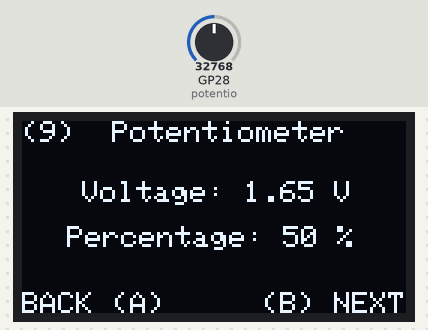
Recording of a program running on a simulated Raspberry Pi Pico running CircuitPython. Parts: 128×64 one-colour display. The test bench sets the inputs (shaded band); at power-on: GP28 (potentio) = 32768 (analog values on the 0–65535 scale).

Above: at 1.2 s.
1.3 s: GP28 (potentio) set to 45874
At 2.8 s:
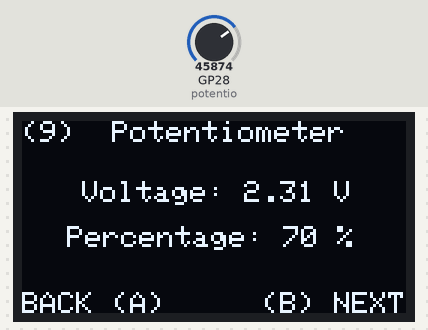
3.1 s: GP28 (potentio) set to 57670
At 4.7 s:
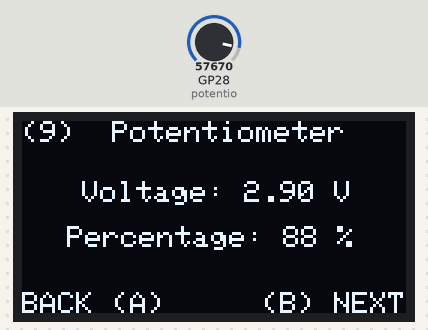
5.1 s: GP28 (potentio) set to 65535
At 6.6 s:
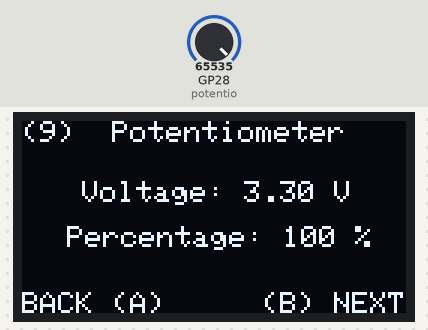
Timing chart, 0 to 8.1 s (numbered marks = the images above; inputs shaded):
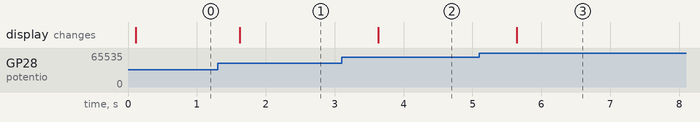

Measured:
- after the input at 1.3 s, the display: changes after 0.32 s (image 1)
- after the input at 3.1 s, the display: changes after 0.53 s (image 2)
- after the input at 5.1 s, the display: changes after 0.54 s (image 3)

The program:

edu_potentiometer.py
```python
import board
import busio
import adafruit_ssd1306
import time
import analogio

def init_oled():
    # Define the i2c GPIOs on SCL=GP5 and SDA=GP4
    global i2c
    i2c = busio.I2C(board.GP5, board.GP4)

    # Define the OLED display using the above pins
    global oled
    oled = adafruit_ssd1306.SSD1306_I2C(128, 64, i2c)

def deinit_oled():
    #Clear the OLED display
    oled.fill(0)
    oled.show()
    print("deinit I2C")
    i2c.deinit()

def init_module():
    # Initialize potentiometer on pin GP28
    global potentio
    potentio = analogio.AnalogIn(board.GP28)

    global interval
    interval = time.monotonic()

def run_module(duration, oled):
    global interval
    if time.monotonic() > interval:
        interval = time.monotonic() + duration
        #Clear the OLED display
        oled.fill(0)

        #Write the data: ('text', x , y, pixel colour)
        #Pixel colour: 0 = false, 1 = true
        oled.text('Potentiometer', 30, 0, 1)

        voltage = potentio.value * 3.3 / 65535
        percentage = (voltage / 3.3) * 100

        oled.text("Voltage: {:.2f} V".format(voltage), 20, 20, 1)
        oled.text("Percentage: {:.0f} %".format(percentage), 15, 35, 1)

        oled.text('(9)', 0, 0, 1)

        oled.text('BACK (A)', 0, 57, 1)
        oled.text('(B) NEXT', 80, 57, 1)

        #Show the written data
        oled.show()

def deinit_module():
    potentio.deinit()

if __name__ == "__main__":
    try:
        init_oled()
        init_module()
        while True:
            run_module(0.5, oled)
    finally:
        deinit_module()
        deinit_oled()     
```
